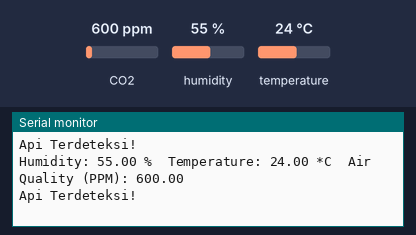
Recording of a sketch running on a simulated Arduino Uno, built with avr-gcc and run on an emulated ATmega328P. Shown: the last lines printed to the serial monitor. Inputs (shaded band) come from the test bench; at power-on: CO2 600 ppm, humidity 55 %, temperature 24 °C.

Above: at 2.8 s.
2.9 s: CO2 set to 452 ppm
At 5.1 s:
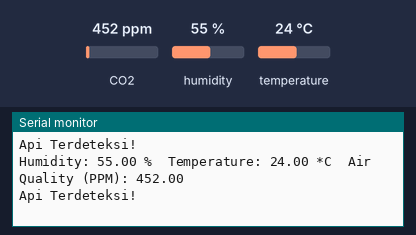
5.6 s: humidity set to 22 %
At 7.6 s:
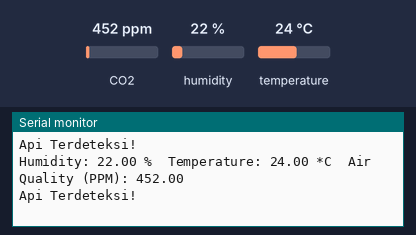
8.3 s: temperature set to 12 °C
At 10.8 s:
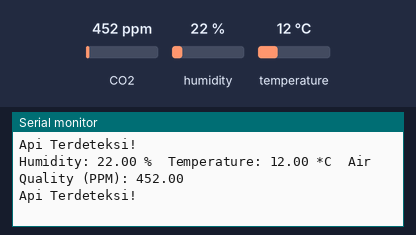
11.0 s: CO2 set to 1050 ppm
At 12.6 s:
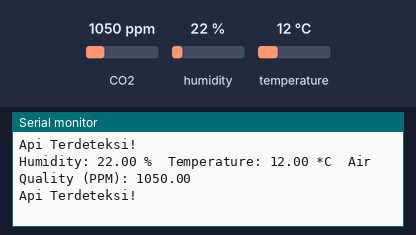
13.7 s: humidity set to 40 %
At 15.1 s:
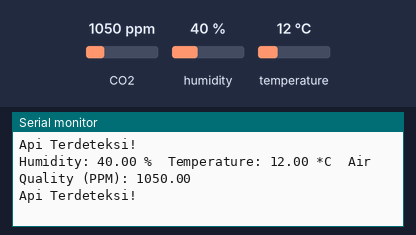
Timing chart, 0 to 16.7 s (numbered marks = the images above; inputs shaded):
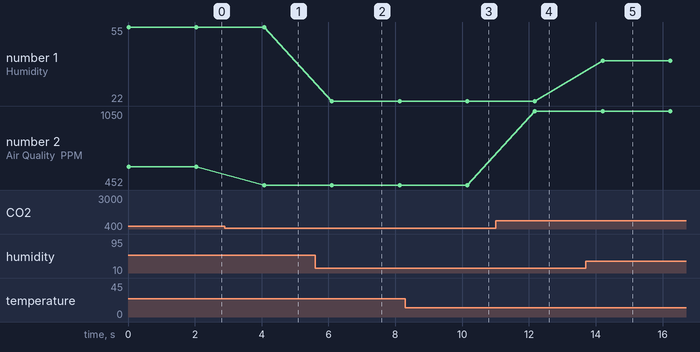

The sketch:

Final_ProjectICG3.ino
```cpp
#include <Adafruit_Sensor.h>
#include <DHT.h>
#include <DHT_U.h>
#include <MQ135.h>

// Pin definitons
#define DHTPIN 13      // Pin where the DHT11 is connected
#define DHTTYPE DHT11 // Define the type of DHT sensor
#define MQ135PIN 15   // Pin where the MQ135 is connected

DHT dht(DHTPIN, DHTTYPE);
MQ135 mq135_sensor(MQ135PIN);

void setup() {
  Serial.begin(115200);
  dht.begin();
}

void loop() {
  // Read temperature and humidity from DHT11
  float h = dht.readHumidity();
  float t = dht.readTemperature();

  // Check if any reads failed and exit early (to try again).
  if (isnan(h) || isnan(t)) {
    Serial.println("Gagal membaca data dari sensor DHT!");
    return;
  }

  // Read gas concentration from MQ135
  float mq135_value = mq135_sensor.getPPM();

  // Output the results to the Serial Monitor
  Serial.print("Humidity: ");
  Serial.print(h);
  Serial.print(" %\t");
  Serial.print("Temperature: ");
  Serial.print(t);
  Serial.print(" *C\t");
  Serial.print("Air Quality (PPM): ");
  Serial.print(mq135_value);
  Serial.println();

  // Check for fire conditions
  if (t > 50 || mq135_value > 300) {
    Serial.println("Api Terdeteksi!");
    // Add additional code here to handle fire detection, like sending alerts
  }

  delay(2000); // Wait a few seconds between measurements
}
```

Measured:
- after the input at 2.9 s, the serial monitor: prints a new line after 1.2 s (image 1)
- after the input at 5.6 s, the serial monitor: prints a new line after 0.50 s (image 2)
- after the input at 8.3 s, the serial monitor: prints a new line after 1.9 s (image 3)
- after the input at 11.0 s, the serial monitor: prints a new line after 1.2 s (image 4)
- after the input at 13.7 s, the serial monitor: prints a new line after 0.51 s (image 5)
- plotted number 1: 55 → 22 after the input at 5.6 s, 22 → 40 after the input at 13.7 s
- plotted number 2: 600 → 452 after the input at 2.9 s, 452 → 1050 after the input at 11.0 s
